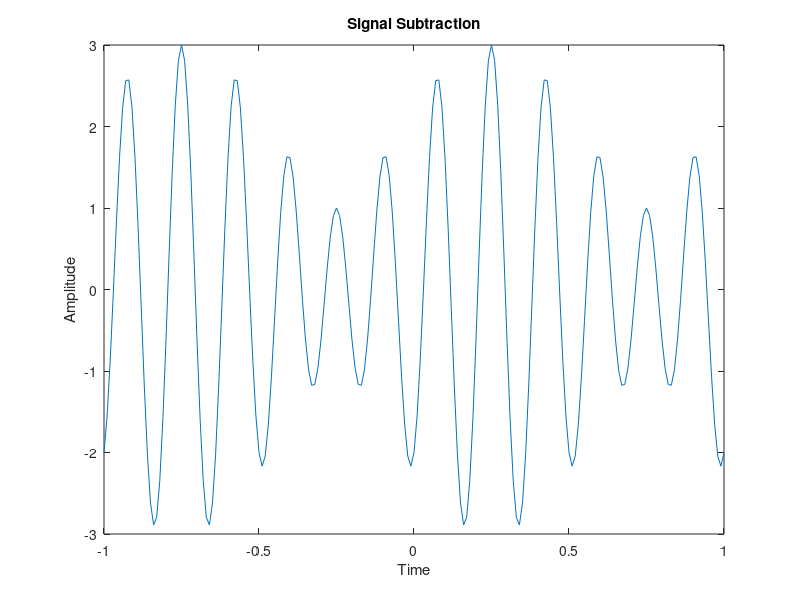

Reproduce this figure in MATLAB.
clc;
clear all;
close all;

a=1;
b=2;
f1=5;
f2=6;
t=-1:0.01:1;
x1=a*sin(2*pi*f1*t);
x2=b*cos(2*pi*f2*t);

%Signal Subtraction
ss=x1-x2;
plot(t,ss)
xlabel('Time')
ylabel('Amplitude')
title('Signal Subtraction')